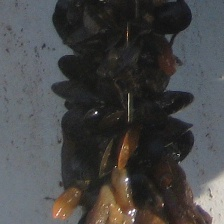
#> input picture images/IMG_5121_nseg1000_cmp30_sig3_ds2_17_x372_y932.jpg, 224 x 224 px
$ jupyter execute ENGG6100_ImageProcessing_Ciona.ipynb
#> lines starting #> are read from the running program, lines starting #| are printed output that depends on the picture; after the words box and inside, x2 and y2 are one past the last pixel; in counts of white or black regions, pixels touching at a corner belong together
# Welcome to image processing fundamentals with the Ciona17 dataset

[cell 1]
import os
import numpy as np
import matplotlib.pylab as plt

[cell 2]
file_1 = 'IMG_5121_nseg1000_cmp30_sig3_ds2_17_x372_y932.jpg'
mask_1 = 'IMG_5121_nseg1000_cmp30_sig3_ds2_17_x372_y932_voc_mask.jpg'
mask_2 = 'IMG_5121_nseg1000_cmp30_sig3_ds2_17_x372_y932_mask.jpg'
PATH = './images/'

# Visualize data

[cell 3]
image = plt.imread(os.path.join(PATH, file_1))
#> image is the input picture: shape (224, 224, 3); mean R, G, B 70.6, 70.6, 70.8
mask = plt.imread(os.path.join(PATH, mask_1))
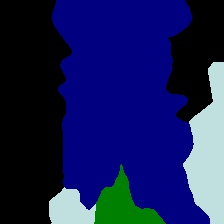
#> input picture images/IMG_5121_nseg1000_cmp30_sig3_ds2_17_x372_y932_voc_mask.jpg, 224 x 224 px
#> mask is the input picture: shape (224, 224, 3); mean R, G, B 21.5, 29.3, 87.4
int_mask = plt.imread(os.path.join(PATH, mask_2))
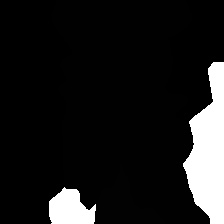
#> input picture images/IMG_5121_nseg1000_cmp30_sig3_ds2_17_x372_y932_mask.jpg, 224 x 224 px
#> int_mask is the input picture: shape (224, 224); min 0, max 255, mean 28.2

## Display an RGB image sample

[cell 4]
plt.figure(figsize=(6,6))
plt.imshow(image)

## Display a segmentation mask (blue is 'common blue mussel', green is 'Ciona', white is 'VOID')

[cell 5]
plt.figure(figsize=(6,6))
plt.imshow(mask)

# Image Filtering

[cell 6]
from scipy import ndimage # image processing of n-dimensional images
from scipy import misc

## Smoothing

[cell 7]
smooth_image = ndimage.gaussian_filter(image, sigma=3)

[cell 8]
# the filter washes out our colour! Set sigma to one to restore colour.
plt.figure(figsize=(6,6))
plt.imshow(smooth_image)

[cell 9]
smooth_image.shape
#> Out = (224, 224, 3)

## Sharpening

[cell 10]
filter_smoothed_f = ndimage.gaussian_filter(smooth_image, 1)
filter_original_f = ndimage.gaussian_filter(image, 1)
alpha = 30

sharpened_smooth = smooth_image + alpha * (smooth_image - filter_smoothed_f)
sharpened_original = image + alpha * (image - filter_original_f)

# display
fig = plt.figure(figsize=(8,8))
ax1 = fig.add_subplot(121)  # left side
ax1.imshow(sharpened_smooth)
ax1.set_axis_off()
ax1.set_title("Sharpened blurred")

ax2 = fig.add_subplot(122)  # right side
ax2.imshow(sharpened_original)
ax2.set_axis_off()
ax2.set_title("Sharpened original")

[cell 11]
median = ndimage.median_filter(image, 3)

fig = plt.figure(figsize=(14,14))

ax1 = fig.add_subplot(121)  # left side
ax1.imshow(image)
ax1.set_axis_off()
ax1.set_title("Original")

ax2 = fig.add_subplot(122)  # right side
ax2.imshow(median)
ax2.set_axis_off()
ax2.set_title("Median filtered")

# Feature Extraction

[cell 12]
# first with synthetic data
im = np.zeros((256, 256)) # this function takes a tuple for shape
im[64:-64, 64:-64] = 1 # make a big square
im[96:-96, 0:25] = 1 # make a small rectangle

# add some random noise
noise = np.random.randn(im.shape[0], im.shape[1]) / 2# this function does not
im += noise

[cell 13]
im = ndimage.rotate(im, 15, mode='constant')
im = ndimage.gaussian_filter(im, 8)

## Sobel edge detection

[cell 14]
sx = ndimage.sobel(im, axis=0, mode='constant')
sy = ndimage.sobel(im, axis=1, mode='constant')
sob = np.hypot(sx, sy)

## Canny edge detection

[cell 15]
from skimage.feature import canny
canny_edges = canny(im, sigma=5)

[cell 16]
fig = plt.figure(figsize=(14,14))

ax1 = fig.add_subplot(151)  # far left side
ax1.imshow(im)
ax1.set_axis_off()
ax1.set_title("square")

ax2 = fig.add_subplot(152)  # left middle
ax2.imshow(sx)
ax2.set_axis_off()
ax2.set_title("Sobel (x direction)")

ax3 = fig.add_subplot(153)  # right middle
ax3.imshow(sy)
ax3.set_axis_off()
ax3.set_title("Sobel (y direction)")

ax4 = fig.add_subplot(154)  # right middle
ax4.imshow(sob)
ax4.set_axis_off()
ax4.set_title("Sobel filter")

ax5 = fig.add_subplot(155)  # right middle
ax5.imshow(canny_edges)
ax5.set_axis_off()
ax5.set_title("Canny filter")

### Turn up the noise!

[cell 17]
# Add MORE noise (we don't Gaussian blur it out this time)
noise = np.random.randn(im.shape[0], im.shape[1]) / 2
im += noise

[cell 18]
sx = ndimage.sobel(im, axis=0, mode='constant')
sy = ndimage.sobel(im, axis=1, mode='constant')
sob = np.hypot(sx, sy)
canny_edges = canny(im, sigma=5)

fig = plt.figure(figsize=(14,14))

ax1 = fig.add_subplot(151)  # far left side
ax1.imshow(im)
ax1.set_axis_off()
ax1.set_title("noisy square")

ax2 = fig.add_subplot(152)  # left middle
ax2.imshow(sx)
ax2.set_axis_off()
ax2.set_title("Sobel (x direction)")

ax3 = fig.add_subplot(153)  # right middle
ax3.imshow(sy)
ax3.set_axis_off()
ax3.set_title("Sobel (y direction)")

ax4 = fig.add_subplot(154)  # right middle
ax4.imshow(sob)
ax4.set_axis_off()
ax4.set_title("Sobel filter")

ax5 = fig.add_subplot(155)  # right middle
ax5.imshow(canny_edges)
ax5.set_axis_off()
ax5.set_title("Canny filter")
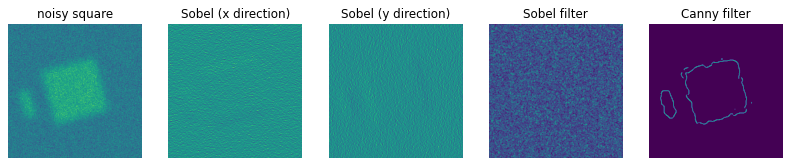
#> figure drawn by matplotlib, 5 panels

The canny filter performs much better against added noise ...

## Segmentation

[cell 19]
hist, bin_edges = np.histogram(image, bins=100)
#> hist = 100 values, max 11843 at index 10, min 0 at index 91, mean 1505.3; bin_edges = 101 values from 0 to 255
bin_centers = 0.5 * (bin_edges[:-1] + bin_edges[1:])
#> bin_centers = 100 values from 1.27 to 253.7

[cell 20]
#with plt.xkcd(): # might cause a warning "Humor Sans" not found :)
plt.plot(bin_centers, hist)
plt.xlabel('pixel intensity')
plt.ylabel('frequency')
#> figure, not shown here; curve peaks at x = 26.77, y = 11843

[cell 21]
image_thresh = image.copy() # make a copy so we don't mess up original image
image_thresh[image < 50] = 0
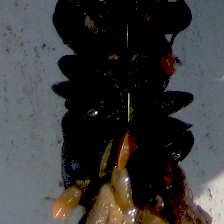
#> image_thresh: shape (224, 224, 3); mean R, G, B 57, 56.2, 56.1

[cell 22]
hist, bin_edges = np.histogram(image_thresh, bins=100)
#> hist = 100 values, max 68593 at index 0, min 0 at index 1, mean 1505.3
bin_centers = 0.5 * (bin_edges[:-1] + bin_edges[1:])
#with plt.xkcd(): # might cause a warning "Humor Sans" not found :)
plt.plot(bin_centers, hist)
plt.xlabel('pixel intensity')
plt.ylabel('frequency')
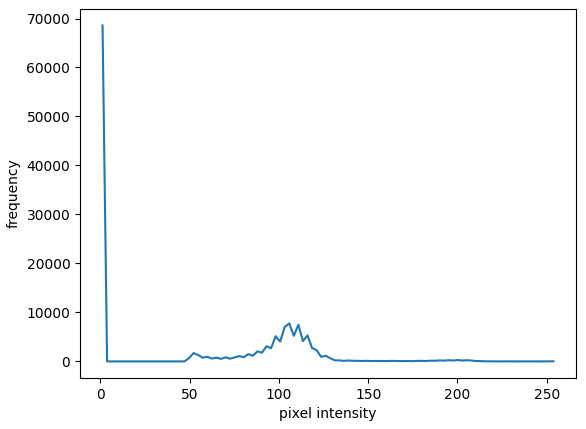
#> figure drawn by matplotlib, 1 panel; curve peaks at x = 1.27, y = 68593

[cell 23]
plt.figure(figsize=(8,8))
plt.imshow(image_thresh)

### Histogram Equalization

[cell 24]
def plot_img_and_hist(image, axes, bins=256):
    """Plot an image along with its histogram and cumulative histogram.

    """
    image = img_as_float(image)
    ax_img, ax_hist = axes
    ax_cdf = ax_hist.twinx()

    # Display image
    ax_img.imshow(image, cmap=plt.cm.gray)
    ax_img.set_axis_off()
    ax_img.set_adjustable('box-forced')

    # Display histogram
    ax_hist.hist(image.ravel(), bins=bins, histtype='step', color='black')
    ax_hist.ticklabel_format(axis='y', style='scientific', scilimits=(0, 0))
    ax_hist.set_xlabel('Pixel intensity')
    ax_hist.set_xlim(0, 1)
    ax_hist.set_yticks([])

    # Display cumulative distribution
    img_cdf, bins = exposure.cumulative_distribution(image, bins)
    ax_cdf.plot(bins, img_cdf, 'r')
    ax_cdf.set_yticks([])

    return ax_img, ax_hist, ax_cdf

Display the grayscale mask (showing mussel class) side by side with mask subject to 3x3 erosion

[cell 25]
from skimage import exposure

# Contrast stretching
p2, p98 = np.percentile(image, (2, 98))
#> p2 = 21; p98 = 158
img_rescale = exposure.rescale_intensity(image, in_range=(p2, p98))
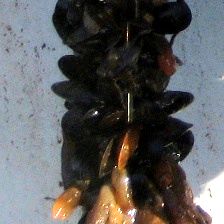
#> img_rescale: shape (224, 224, 3); mean R, G, B 90.4, 90.6, 91.3

# Equalization
img_eq = exposure.equalize_hist(image)
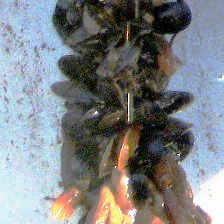
#> img_eq: shape (224, 224, 3) float64; mean R, G, B 0.493, 0.508, 0.52

# Adaptive Equalization
img_adapteq = exposure.equalize_adapthist(image, clip_limit=0.03)
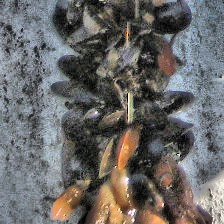
#> img_adapteq: shape (224, 224, 3) float64; mean R, G, B 0.416, 0.412, 0.408

[cell 26]
from skimage import img_as_float

# Display results
fig = plt.figure(figsize=(8, 5))
axes = np.zeros((2, 4), dtype=np.object)
axes[0, 0] = fig.add_subplot(2, 4, 1)
for i in range(1, 4):
    axes[0, i] = fig.add_subplot(2, 4, 1+i, sharex=axes[0,0], sharey=axes[0,0])
for i in range(0, 4):
    axes[1, i] = fig.add_subplot(2, 4, 5+i)

ax_img, ax_hist, ax_cdf = plot_img_and_hist(image, axes[:, 0])
#> in plot_img_and_hist, `img_cdf, bins = exposure.cumulative_distribution(image, bins)`: img_cdf = 256 values from 1.33e-05 to 1; bins = 256 values from 0.00195 to 0.998
ax_img.set_title('Low contrast image')

y_min, y_max = ax_hist.get_ylim()
#> y_min = 0; y_max = 4207.4
ax_hist.set_ylabel('Number of pixels')
ax_hist.set_yticks(np.linspace(0, y_max, 5))

ax_img, ax_hist, ax_cdf = plot_img_and_hist(img_rescale, axes[:, 1])
ax_img.set_title('Contrast stretching')

ax_img, ax_hist, ax_cdf = plot_img_and_hist(img_eq, axes[:, 2])
ax_img.set_title('Histogram equalization')

ax_img, ax_hist, ax_cdf = plot_img_and_hist(img_adapteq, axes[:, 3])
ax_img.set_title('Adaptive equalization')

ax_cdf.set_ylabel('Fraction of total intensity')
ax_cdf.set_yticks(np.linspace(0, 1, 5))

# prevent overlap of y-axis labels
fig.tight_layout()
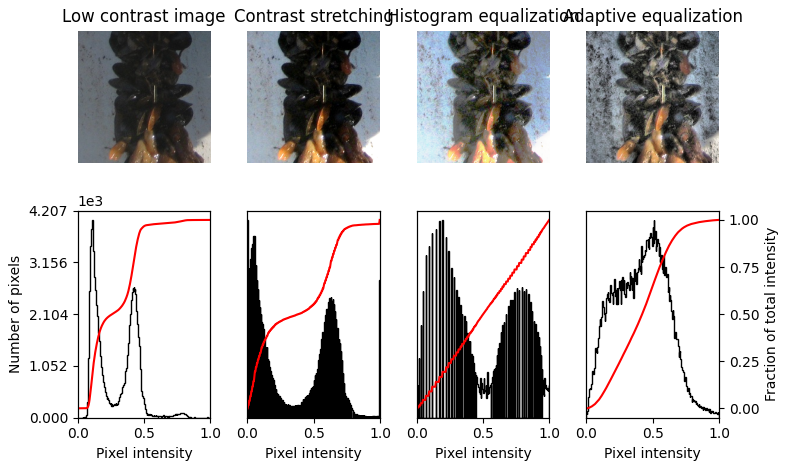
#> figure drawn by matplotlib, 12 panels; panel 12: curve peaks at x = 0.998, y = 1

# Morphology

[cell 27]
integer_mask = int_mask.copy()
integer_mask[integer_mask == 255] = 0 # get rid of the void class for demo purposes
#> integer_mask: shape (224, 224); 9.75% of pixels changed, all inside (x1, y1, x2, y2) = (49, 62, 224, 224)
integer_mask[integer_mask == 1] = 255 # set the blue mussel class to full-scale for demo purposes

#opened_mask = ndimage.binary_opening(integer_mask, structure=np.ones((3,3)))
#closed_mask = ndimage.binary_closing(opened_mask, structure=np.ones((3,3)))

# this will remove structures that are smaller than 3x3 structure
erosion_mask = ndimage.binary_erosion(integer_mask, structure=np.ones((2,2)))
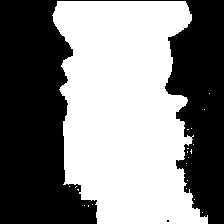
#> erosion_mask: shape (224, 224) bool; 51% white; 2 black regions (1 under 20 px), largest, box (x1, y1, x2, y2) and area: (0, 0, 224, 224) 24600

# alternative way to remove noise
median_mask = ndimage.median_filter(integer_mask, 4)

[cell 28]
fig = plt.figure(figsize=(12,12))

ax1 = fig.add_subplot(131)  # left
ax1.imshow(integer_mask)
ax1.set_axis_off()
ax1.set_title("Original grayscale mask")

ax2 = fig.add_subplot(132)  # middle
ax2.imshow(erosion_mask)
ax2.set_axis_off()
ax2.set_title("Binary erosion")

ax3 = fig.add_subplot(133)  # right
ax3.imshow(median_mask)
ax3.set_axis_off()
ax3.set_title("Median")
